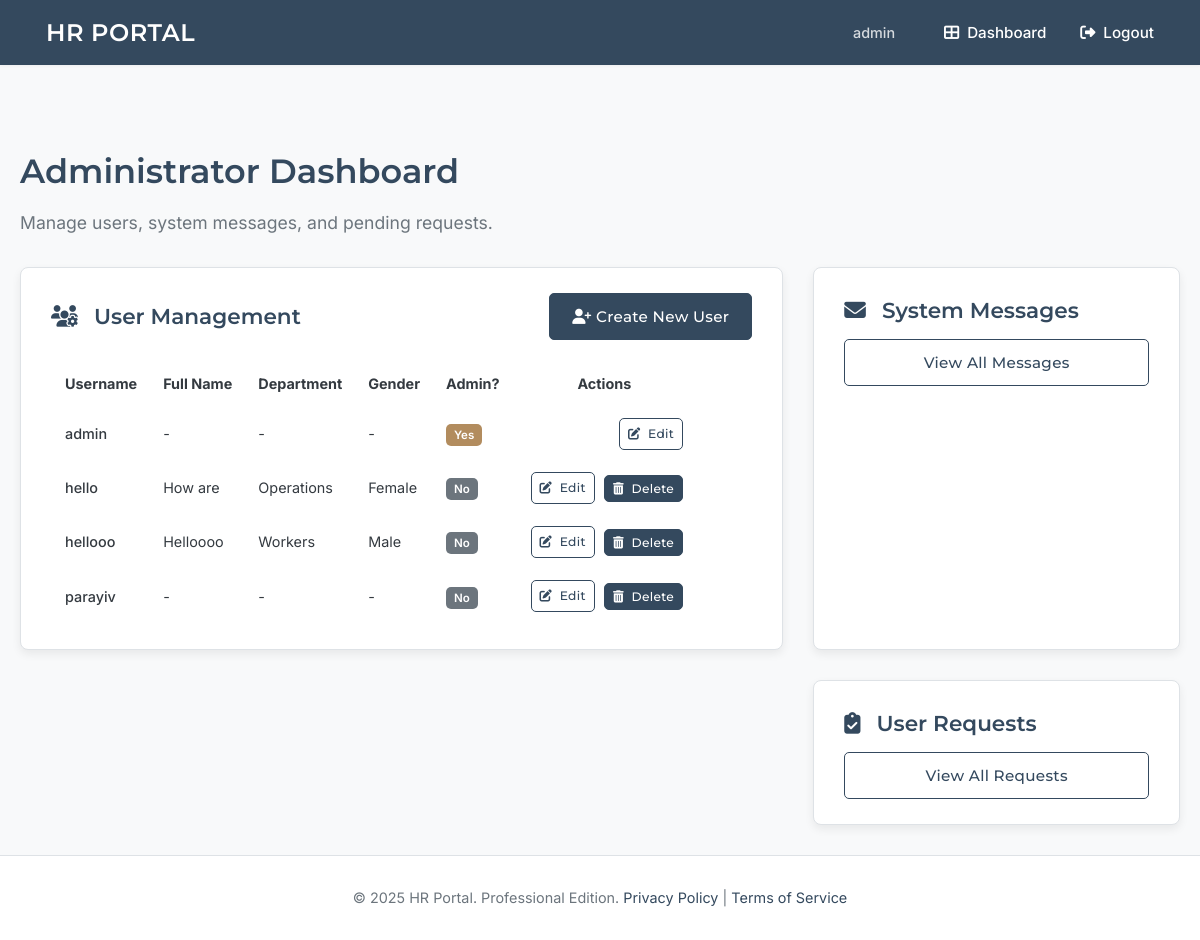
The app's page /dashboard (signed in) with its own data.
### tables this page shows
CREATE TABLE users (
    id INTEGER PRIMARY KEY AUTOINCREMENT,
    username TEXT UNIQUE NOT NULL,
    password_hash TEXT NOT NULL,
    is_admin BOOLEAN NOT NULL DEFAULT 0,
    full_name TEXT,             -- NEW
    gender TEXT,                -- NEW (e.g., 'male', 'female', 'other', 'prefer_not_to_say')
    department TEXT             -- NEW
);

### app.py (the view, shortened to what this page needs)
@app.route('/dashboard')
@login_required
def dashboard():
    if g.user['is_admin']:
        db = get_db()
        all_users = db.execute(
            'SELECT id, username, is_admin, full_name, gender, department FROM users ORDER BY username'
        ).fetchall()
        unread_messages_count = db.execute(
            'SELECT COUNT(id) FROM messages WHERE is_read = 0'
        ).fetchone()[0]
        pending_requests_count = db.execute(
            "SELECT COUNT(id) FROM requests WHERE status = 'pending'"
        ).fetchone()[0]
        return render_template('dashboard_admin.html',
                               all_users=all_users,
                               unread_messages_count=unread_messages_count,
                               pending_requests_count=pending_requests_count)

### app.py (called while the page is built)
def get_db():
    if 'db' not in g:
        try:
            os.makedirs(app.instance_path)
        except OSError:
            pass
        g.db = sqlite3.connect(
            app.config['DATABASE'],
            detect_types=sqlite3.PARSE_DECLTYPES
        )
        g.db.row_factory = sqlite3.Row
    return g.db

def login_required(view):
    @wraps(view)
    def wrapped_view(**kwargs):
        if g.user is None:
            flash('Please log in to access this page.', 'error')
            return redirect(url_for('login', next=request.url))
        return view(**kwargs)
    return wrapped_view

@app.before_request
def load_logged_in_user():
    user_id = session.get('user_id')
    g.user = None
    if user_id is not None:
        db = get_db()
        g.user = db.execute(
            'SELECT id, username, is_admin, full_name, gender, department FROM users WHERE id = ?', (user_id,)
        ).fetchone()

@app.context_processor
def inject_now():
    return {'now': datetime.utcnow()}

### templates/dashboard_admin.html (shortened to what this page needs)
{% extends 'base.html' %}
{% block content %}
<div class="admin-dashboard-container">
    <header class="dashboard-header">
        <h1 class="page-title">Administrator Dashboard</h1>
        <p class="page-subtitle">Manage users, system messages, and pending requests.</p>
    </header>
    <div class="admin-dashboard-grid">
        <section class="dashboard-panel user-management-panel">
            <div class="panel-header">
                <h2 class="panel-title"><i class="fas fa-users-cog"></i> User Management</h2>
                <a href="{{ url_for('admin_create_user') }}" class="btn btn-primary btn-sm">
                    <i class="fas fa-user-plus"></i> Create New User
                </a>
            </div>
            <div class="user-list-container">
                {% if all_users %}
                <div class="table-responsive-wrapper">
                    <table class="professional-table admin-user-table">
                        <thead>
                            <tr>
                                <th>Username</th>
                                <th>Full Name</th>
                                <th>Department</th>
                                <th>Gender</th>
                                <th>Admin?</th>
                                <th>Actions</th>
                            </tr>
                        </thead>
                        <tbody>
                            {% for user_item in all_users %}
                            <tr>
                                <td><strong>{{ user_item.username }}</strong></td>
                                <td>{{ user_item.full_name if user_item.full_name else '-' }}</td>
                                <td>{{ user_item.department if user_item.department else '-' }}</td>
                                <td>{{ user_item.gender if user_item.gender else '-' }}</td>
                                <td>
                                    <span class="status-badge {{ 'status-admin' if user_item.is_admin else 'status-user' }}">
                                        {{ "Yes" if user_item.is_admin else "No" }}
                                    </span>
                                </td>
                                <td class="actions-cell">
                                    <a href="{{ url_for('admin_update_user', user_id=user_item.id) }}" class="btn btn-sm btn-outline-primary action-btn" title="Edit User">
                                        <i class="fas fa-edit"></i> Edit
                                    </a>
                                    {% if g.user.id != user_item.id %}
                                    <form action="{{ url_for('admin_delete_user', user_id=user_item.id) }}" method="post" class="delete-form"
                                          onsubmit="return confirm('Are you sure you want to delete {{ user_item.username }}? This action cannot be undone.');">
                                        <button type="submit" class="btn btn-sm btn-danger action-btn" title="Delete User">
                                            <i class="fas fa-trash-alt"></i> Delete
                                        </button>
                                    </form>
                                    {% endif %}
                                </td>
                            </tr>
                            {% endfor %}
                        </tbody>
                    </table>
                </div>
                {% else %}
                <p class="panel-empty-state"><i class="fas fa-users fa-2x"></i> No users found in the system.</p>
                {% endif %}
            </div>
        </section>
        <section class="dashboard-panel system-messages-panel">
            <h2 class="panel-title"><i class="fas fa-envelope"></i> System Messages</h2>
            <a href="{{ url_for('admin_view_messages') }}" class="btn btn-outline-primary btn-block">
                View All Messages
            </a>
        </section>
        <section class="dashboard-panel user-requests-panel">
            <h2 class="panel-title"><i class="fas fa-clipboard-check"></i> User Requests</h2>
            <a href="{{ url_for('admin_view_requests') }}" class="btn btn-outline-primary btn-block">
                View All Requests
            </a>
        </section>
    </div>
</div>
{% endblock %}

### templates/base.html (shortened to what this page needs)
<!doctype html>
<html lang="en">
<head>
    <link rel="stylesheet" href="https://cdnjs.cloudflare.com/ajax/libs/font-awesome/6.4.0/css/all.min.css">
    <link rel="stylesheet" href="https://cdn.jsdelivr.net/npm/flatpickr/dist/flatpickr.min.css">
</head>
<body>
    <nav class="navbar">
        <a href="{{ url_for('index') }}" class="site-title">HR PORTAL</a>
        <div class="right">
            {% if g.user %}
                <span>{{ g.user.username }}</span>
                <a href="{{ url_for('dashboard') }}"><i class="fas fa-th-large fa-fw"></i> Dashboard</a>
                <a href="{{ url_for('logout') }}"><i class="fas fa-sign-out-alt fa-fw"></i> Logout</a>
            {% else %}
                <a href="{{ url_for('login') }}"><i class="fas fa-sign-in-alt fa-fw"></i> Login</a>
                <a href="{{ url_for('register') }}"><i class="fas fa-user-plus fa-fw"></i> Register</a>
            {% endif %}
        </div>
    </nav>
    <main class="container">
        {% block content %}{% endblock %}
    </main>
    <footer>
        © {{ now.year if now else '2024' }} HR Portal. Professional Edition.
        <a href="#">Privacy Policy</a> | <a href="#">Terms of Service</a>
    </footer>
</body>
</html>

### templates/base.html (style rules this page uses)
:root { --primary-color: #34495e; --secondary-color: #b28c5e; --accent-color: #48a9a6; --background-color: #f8f9fa; --card-bg: #ffffff; --text-color-dark: #343a40; --text-color-headings: var(--primary-color); --text-color-light: #6c757d; --border-color: #dee2e6; --border-radius-md: 8px; --border-radius-sm: 5px; --shadow-sm: 0 1px 3px rgba(0, 0, 0, 0.05); --shadow-md: 0 4px 10px rgba(0, 0, 0, 0.07); --font-family-headings: 'Montserrat', sans-serif; --font-family-body: 'Inter', sans-serif; }
*, *::before, *::after { box-sizing: border-box; }
body { font-family: var(--font-family-body); font-weight: 400; margin: 0; background-color: var(--background-color); color: var(--text-color-dark); line-height: 1.65; display: flex; flex-direction: column; min-height: 100vh; }
.navbar { background-color: var(--primary-color); padding: 0 30px; box-shadow: var(--shadow-sm); display: flex; justify-content: space-between; align-items: center; height: 65px; position: sticky; top: 0; z-index: 1000; }
.navbar a, .navbar span { color: #ffffff; padding: 10px 16px; text-decoration: none; font-size: 0.95em; font-weight: 500; transition: background-color 0.2s; display: inline-flex; align-items: center; }
.navbar .site-title { font-family: var(--font-family-headings); font-weight: 600; font-size: 1.5em; letter-spacing: 0.5px; }
.navbar .right { display: flex; align-items: center; }
.navbar .right span { margin-right: 15px; font-size: 0.9em; opacity: 0.8; }
.navbar .right a i { margin-right: 6px; }
.container { width: 100%; margin: 30px auto; padding: 0 20px; flex-grow: 1; }
.page-title { font-family: var(--font-family-headings); font-weight: 600; font-size: 2.1em; color: var(--text-color-headings); margin-bottom: 10px; }
.page-subtitle { font-size: 1.1em; color: var(--text-color-light); margin-top: 0; margin-bottom: 30px; font-weight: 400; }
.btn { display: inline-block; background-color: var(--primary-color); color: white; padding: 10px 22px; border: 1px solid var(--primary-color); border-radius: var(--border-radius-sm); text-decoration: none; font-size: 0.95em; font-weight: 500; font-family: var(--font-family-headings); letter-spacing: 0.3px; cursor: pointer; text-align: center; vertical-align: middle; transition: background-color 0.2s, border-color 0.2s, color 0.2s, transform 0.1s; }
.btn-outline-primary { background-color: transparent; color: var(--primary-color); border: 1px solid var(--primary-color); }
footer { text-align: center; padding: 30px 20px; background-color: var(--card-bg); color: var(--text-color-light); margin-top: auto; font-size: 0.9em; border-top: 1px solid var(--border-color); }
footer a { color: var(--primary-color); text-decoration: none; }

### records on screen
users: user.username "admin", username "admin", full_name "-", department "-", gender "-", is_admin "Yes"
users: username "hello", full_name "How are", department "Operations", gender "Female", is_admin "No"
users: username "hellooo", full_name "Helloooo", department "Workers", gender "Male", is_admin "No"
users: username "parayiv", full_name "-", department "-", gender "-", is_admin "No"
